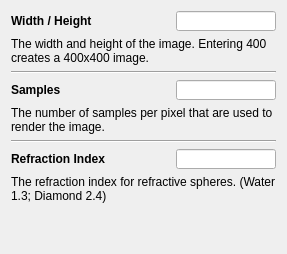
           <widget class="QWidget" name="painterly">
            <layout class="QVBoxLayout" name="verticalLayout_4">
             <item>
              <layout class="QHBoxLayout" name="horizontalLayout_7">
               <item>
                <widget class="QLabel" name="painterlySizeLabel">
                 <property name="font">
                  <font>
                   <weight>75</weight>
                   <bold>true</bold>
                  </font>
                 </property>
                 <property name="text">
                  <string>Width / Height</string>
                 </property>
                </widget>
               </item>
               <item>
                <widget class="QLineEdit" name="painterlySize">
                 <property name="maximumSize">
                  <size>
                   <width>100</width>
                   <height>20</height>
                  </size>
                 </property>
                 <property name="toolTip">
                  <string>&lt;html&gt;&lt;head/&gt;&lt;body&gt;&lt;p&gt;&lt;br/&gt;&lt;/p&gt;&lt;/body&gt;&lt;/html&gt;</string>
                 </property>
                </widget>
               </item>
              </layout>
             </item>
             <item>
              <widget class="QLabel" name="label_4">
               <property name="text">
                <string>The width and height of the image. Entering 400 creates a 400x400 image.</string>
               </property>
               <property name="wordWrap">
                <bool>true</bool>
               </property>
              </widget>
             </item>
             <item>
              <widget class="Line" name="line_3">
               <property name="orientation">
                <enum>Qt::Horizontal</enum>
               </property>
              </widget>
             </item>
             <item>
              <layout class="QHBoxLayout" name="horizontalLayout_5">
               <item>
                <widget class="QLabel" name="painterlySamplesLabel">
                 <property name="font">
                  <font>
                   <weight>75</weight>
                   <bold>true</bold>
                  </font>
                 </property>
                 <property name="text">
                  <string>Samples</string>
                 </property>
                </widget>
               </item>
               <item>
                <widget class="QLineEdit" name="painterlySamples">
                 <property name="maximumSize">
                  <size>
                   <width>100</width>
                   <height>20</height>
                  </size>
                 </property>
                 <property name="toolTip">
                  <string>&lt;html&gt;&lt;head/&gt;&lt;body&gt;&lt;p&gt;&lt;br/&gt;&lt;/p&gt;&lt;/body&gt;&lt;/html&gt;</string>
                 </property>
                </widget>
               </item>
              </layout>
             </item>
             <item>
              <widget class="QLabel" name="label_5">
               <property name="text">
                <string>The number of samples per pixel that are used to render the image.</string>
               </property>
               <property name="wordWrap">
                <bool>true</bool>
               </property>
              </widget>
             </item>
             <item>
              <widget class="Line" name="line_4">
               <property name="orientation">
                <enum>Qt::Horizontal</enum>
               </property>
              </widget>
             </item>
             <item>
              <layout class="QHBoxLayout" name="horizontalLayout_6">
               <item>
                <widget class="QLabel" name="painterlyRefractionLabel">
                 <property name="font">
                  <font>
                   <weight>75</weight>
                   <bold>true</bold>
                  </font>
                 </property>
                 <property name="text">
                  <string>Refraction Index</string>
                 </property>
                </widget>
               </item>
               <item>
                <widget class="QLineEdit" name="painterlyRefraction">
                 <property name="maximumSize">
                  <size>
                   <width>100</width>
                   <height>20</height>
                  </size>
                 </property>
                 <property name="toolTip">
                  <string>&lt;html&gt;&lt;head/&gt;&lt;body&gt;&lt;p&gt;&lt;br/&gt;&lt;/p&gt;&lt;/body&gt;&lt;/html&gt;</string>
                 </property>
                </widget>
               </item>
              </layout>
             </item>
             <item>
              <widget class="QLabel" name="label_6">
               <property name="text">
                <string>The refraction index for refractive spheres. (Water 1.3; Diamond 2.4)</string>
               </property>
               <property name="wordWrap">
                <bool>true</bool>
               </property>
              </widget>
             </item>
             <item>
              <spacer name="verticalSpacer_2">
               <property name="orientation">
                <enum>Qt::Vertical</enum>
               </property>
               <property name="sizeHint" stdset="0">
                <size>
                 <width>20</width>
                 <height>40</height>
                </size>
               </property>
              </spacer>
             </item>
            </layout>
           </widget>
